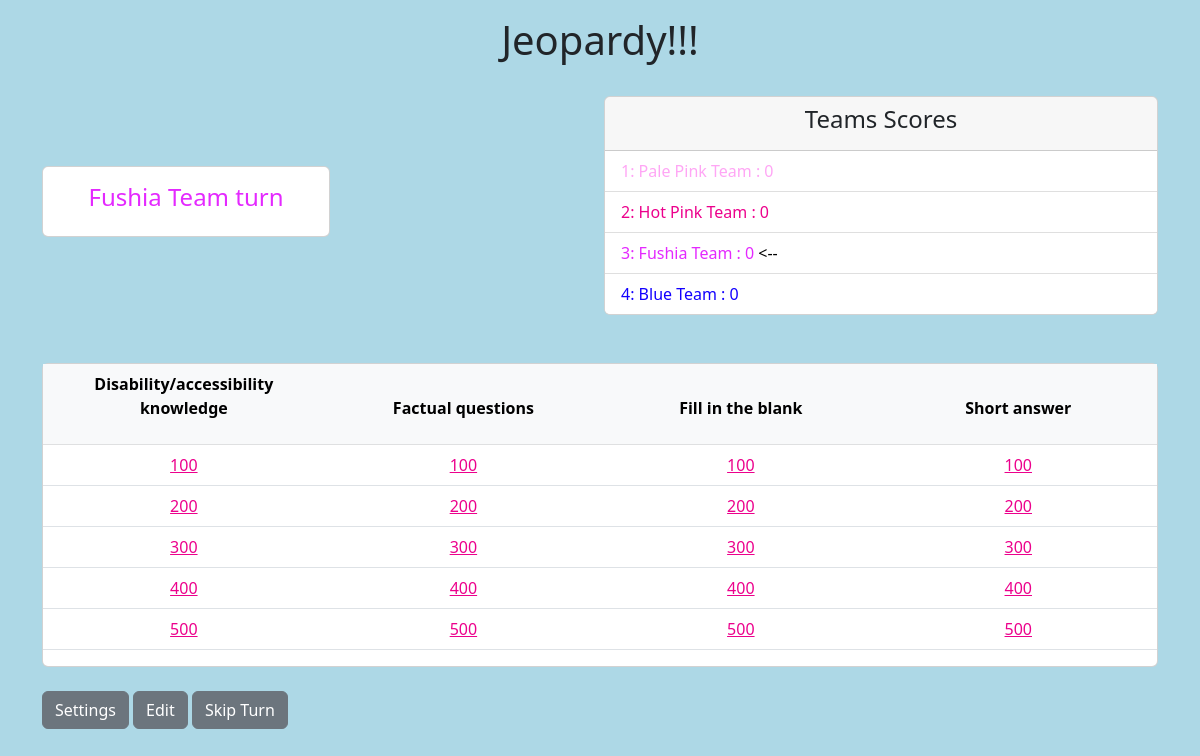
/board/3, run on an earlier commit of the app's database.
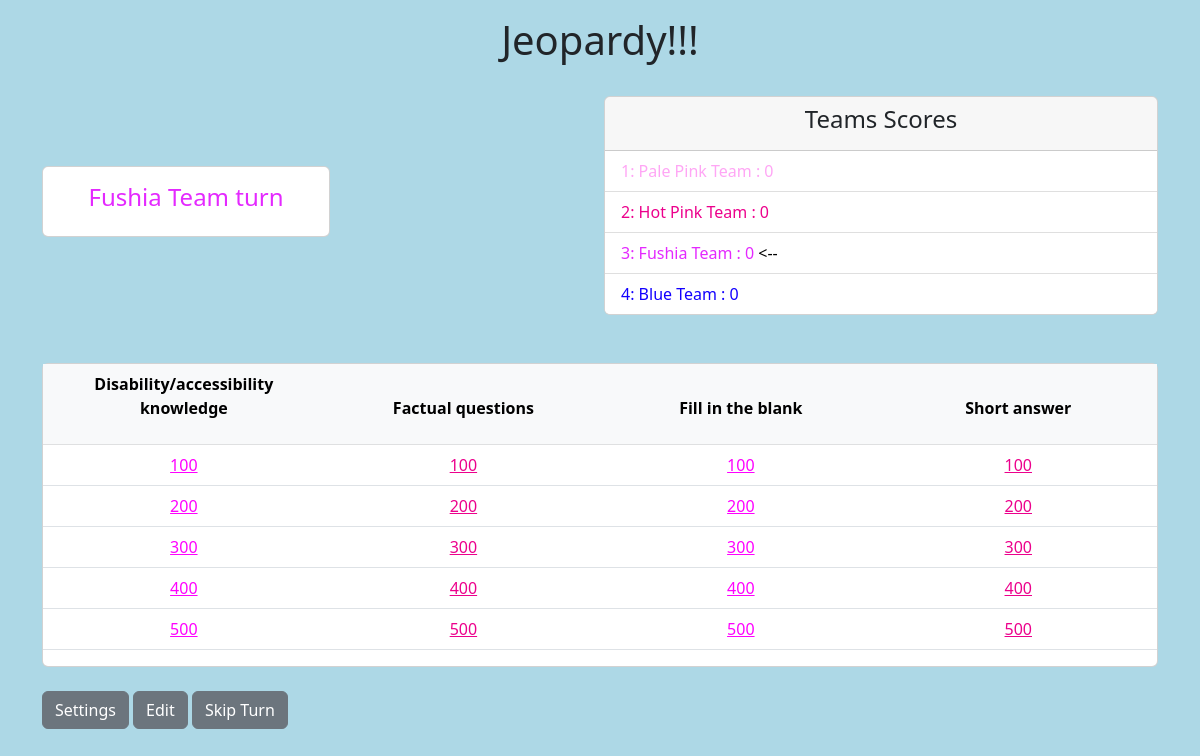
And on a later commit of the database.
### jeopardy/models.py (models this page shows, shortened)
class Team(models.Model):
    disabled = models.BooleanField(default=False)
    teamName = models.CharField(max_length=50)
    correct = models.ManyToManyField(Question,blank=True, related_name="correct")
    incorrect = models.ManyToManyField(Question,blank=True, related_name="incorrect")
    def __str__(self):
        return self.teamName
    color = ColorField(default='#FF0000')

class Topic(models.Model):
    name = models.CharField(max_length=50)
    def __str__(self):
        return self.name

class Question(models.Model):
    topic = models.ForeignKey(Topic, on_delete=models.PROTECT)
    points = models.ForeignKey(Point, on_delete=models.PROTECT)
    question = models.TextField(max_length=255)
    color = ColorField(default='#EC008C')
    answer = models.TextField(max_length=255)

class Point(models.Model):
    points = models.IntegerField()
    def __str__(self):
        return str(self.points)

### jeopardy/views.py (the view)
# urls.py: path("board/<int:team_id>", board, name= "board"),
def board(request,team_id):
    questions = Question.objects.all()
    topics = Topic.objects.all()
    points = Point.objects.all()
    activeTeam = Team.objects.get(id = team_id)
    teams = Team.objects.all()
    questions_parced = []
    for point in points:
        points_list = []
        for question in questions:
            if question.points == point:
                points_list.append(question)
        questions_parced.append(points_list)
    teams_with_total = []
    for team in teams:
        score = 0
        for qusiton in team.correct.all():
            score += int(qusiton.points.points)
        teams_with_total.append((team,score))
    context = {
        "questions": questions_parced,
        "topics" : topics,
        "activeTeam" : activeTeam,
        "team_id" : team_id,
        "teams" : teams_with_total,
        }
    return render(request, 'jeopardy/jeopardy.html', context)

### jeopardy/templates/jeopardy/jeopardy.html
{% extends 'jeopardy/base.html' %}
{% block content %}
<h1 class = "text-center mt-3">Jeopardy!!!</h1>
<div class="row justify-content-center align-items-center g-2">
  <div class="col">
    <div class="card mt-3" style = "width: 18rem;">
      <div class="card-body">
        <h4 class="card-title text-center" style = "color: {{activeTeam.color}};">{{activeTeam}} turn </h4>
      </div>
    </div>
  </div>
  <div class="col">
    <div class="card mt-4">
      <div class="card-header">
        <h4 class="card-title text-center">Teams Scores</h4>
      </div>
      <ul class="list-group list-group-flush">
        {% for team in teams %}
        {% if team.0.disabled %}
        <li class="list-group-item disabled"><del>{{team.0.id}}: {{team.0}}</del></li>
        {% else %}
        <li class="list-group-item" style = "color: {{team.0.color}};"> {{team.0.id}}: {{team.0}} : {{team.1}}{% if team.0.id == activeTeam.id %} <c style = "color: black;"> <-- </c>{% endif %}</li>
        {% endif %}
        {% endfor %}
      </ul>
    </div>
  </div>
</div>
<div class="card mt-5">
  <div class="table-responsive">
    <table class="table">
      <thead class="table-light">
        <tr>
          {% for topic in topics %}
          <th scope="col" style="width: 12rem;"><p class = "text-center">{{topic}}<p></th>
          {% endfor %}
        </tr>
      </thead>
      <tbody>
        {% for points in questions %}
        <tr class="">
          {% for question in points %}
          <td class = "text-center">
            {% if question.incorrect.all.count != 0 or question.correct.all.count != 0 %}
            <p class="mb-0 pink_disabled">{{question.points}}</p>
            {% else %}
            <a href="/question/{{question.id}}/{{team_id}}" style = "color: {{question.color}}">{{question.points}}</a><br>
            {% endif %}
          </td>
          {% endfor %}
        </tr>
        {% endfor %}
      </tbody>
    </table>
  </div>
</div>
<a class="btn btn-secondary mt-4" href="/admin">Settings</a>
<a class="btn btn-secondary mt-4" href="/editScore/{{activeTeam.id}}">Edit {{activeTeam.name}}</a>
<a class="btn btn-secondary mt-4" href="/next/{{activeTeam.id}}">Skip Turn</a>
{% endblock content %}

### jeopardy/templates/jeopardy/base.html (shortened to what this page needs)
<!doctype html>
<html lang="en">
{% load static %}
<head>
  <link href="https://cdn.jsdelivr.net/npm/bootstrap@5.2.1/dist/css/bootstrap.min.css" rel="stylesheet">
  <link rel = "stylesheet" href = "{% static 'jeopardy/style.css' %}">
</head>
<body class = "body">
  <div class="container">
    {% block content %}
    {% endblock content %}
    <br><br><br><br>
  </div>
</body>
</html>

### jeopardy/static/jeopardy/style.css (style rules this page uses)
.body { background-color: lightblue; }

What changed in the data, as far as the page shows it:
changed Question (number 1 of 20 on the later page): color "#EC008C" → "#ff00ff" (drawn)
changed Question (number 3 of 20 on the later page): color "#EC008C" → "#ff00ff" (drawn)
changed Question (number 5 of 20 on the later page): color "#EC008C" → "#ff00ff" (drawn)
changed Question (number 7 of 20 on the later page): color "#EC008C" → "#ff00ff" (drawn)
changed Question (number 9 of 20 on the later page): color "#EC008C" → "#ff00ff" (drawn)
changed Question (number 11 of 20 on the later page): color "#EC008C" → "#ff00ff" (drawn)
changed Question (number 13 of 20 on the later page): color "#EC008C" → "#ff00ff" (drawn)
changed Question (number 15 of 20 on the later page): color "#EC008C" → "#ff00ff" (drawn)
changed Question (number 17 of 20 on the later page): color "#EC008C" → "#ff00ff" (drawn)
changed Question (number 19 of 20 on the later page): color "#EC008C" → "#ff00ff" (drawn)
